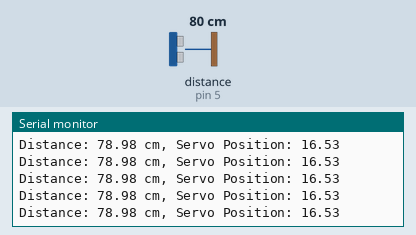
Recording of a sketch running on a simulated Arduino Uno, built with avr-gcc and run on an emulated ATmega328P. Shown: the last lines printed to the serial monitor. Wiring (inferred from the names in the program): ultrasonic range finder: trigger pin 4; echo pin 5. The test bench sets the inputs (shaded band); at power-on: distance to the obstacle (sensor on pin 5) 80 cm. The echo pulse lasts 58.3 µs per cm.

Above: at 1.2 s.
1.3 s: distance to the obstacle (sensor on pin 5) set to 9 cm
At 1.37 s:
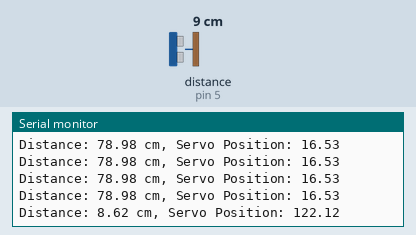
4.3 s: distance to the obstacle (sensor on pin 5) set to 2 cm
At 4.34 s:
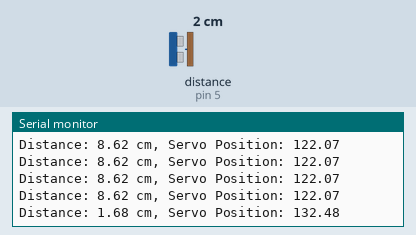
7.3 s: distance to the obstacle (sensor on pin 5) set to 4 cm
At 7.34 s:
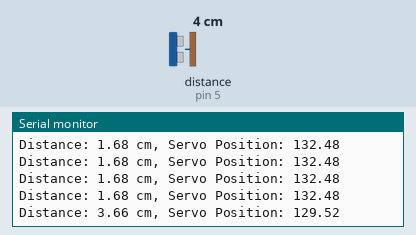
10.3 s: distance to the obstacle (sensor on pin 5) set to 18 cm
At 10.3 s:
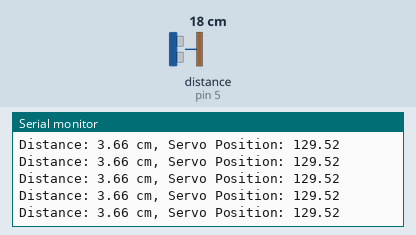
13.3 s: distance to the obstacle (sensor on pin 5) set to 35 cm
At 13.3 s:
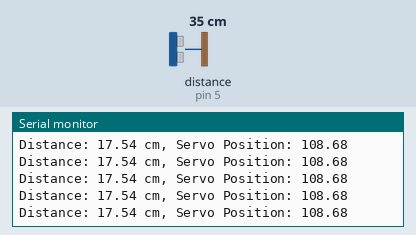
16.3 s: distance to the obstacle (sensor on pin 5) set to 60 cm
At 16.36 s:
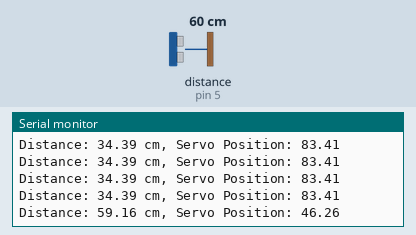
Timing chart, 0 to 19.3 s (numbered marks = the images above; inputs shaded):
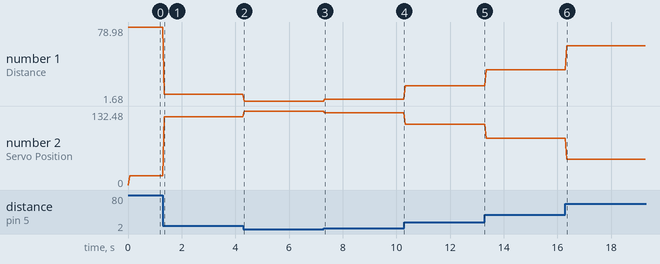

The sketch:

aryanultrapidtest.ino
```cpp
#include <Servo.h>

// Pin definitions
const int triggerPin = 4;
const int echoPin = 5;

// PID constants
double Kp = 1.5;  // Proportional gain
double Ki = 0.5;  // Integral gain
double Kd = 1.0;  // Derivative gain
long lasttime = 0;

// Variables for PID
double previousError = 0;
double integral = 0;
double setpoint = 30.0;  // Desired distance from the obstacle in cm

void setup() {
  // Initialize the Serial Monitor
  Serial.begin(9600);

  // Set the trigger pin as output and the echo pin as input
  pinMode(triggerPin, OUTPUT);
  pinMode(echoPin, INPUT);

  // Attach the servo to the control pin
}

void loop() {
  long currenttime = millis();
  // Measure the distance using the ultrasonic sensor
  double distance = measureDistance();

  // Calculate the error
  double error = setpoint - distance;

  // Calculate the PID terms
  double derivative = error - previousError;
  double output = 90 + (Kp * error+ (Kd * derivative)/(currenttime-lasttime));

  // Clamp the output to the servo range (0-180 degrees)
  output = constrain(output,0,180);

  // Move the servo to the new position

  // Debugging output to Serial Monitor
  Serial.print("Distance: ");
  Serial.print(distance);
  Serial.print(" cm, Servo Position: ");
  Serial.println(output);

  // Save the current error for the next loop iteration
  previousError = error;

  // Delay to allow the servo to move
  delay(50);
  long lasttime=currenttime;
}

double measureDistance() {
  // Clear the trigger pin
  digitalWrite(triggerPin, LOW);
  delayMicroseconds(2);

  // Send a 10-microsecond pulse to the trigger pin
  digitalWrite(triggerPin, HIGH);
  delayMicroseconds(10);
  digitalWrite(triggerPin, LOW);

  // Read the echo pin, and calculate the distance
  long duration = pulseIn(echoPin, HIGH);
  double distance = duration * 0.034 / 2;

  return distance;
}
```

Measured:
- after the input at 1.3 s, the serial monitor: prints a new line after 0.05 s (image 1)
- after the input at 4.3 s, the serial monitor: prints a new line at once (image 2)
- after the input at 7.3 s, the serial monitor: prints a new line at once (image 3)
- after the input at 16.3 s, the serial monitor: prints a new line after 0.05 s (image 6)
- plotted number 1: 78.98 → 8.62 after the input at 1.3 s, 8.62 → 1.68 after the input at 4.3 s, 1.68 → 3.66 after the input at 7.3 s, 3.66 → 17.54 after the input at 10.3 s, 17.54 → 34.39 after the input at 13.3 s
- plotted number 2: 16.53 → 122.07 after the input at 1.3 s, 122.07 → 132.48 after the input at 4.3 s, 132.48 → 129.52 after the input at 7.3 s, 129.52 → 108.68 after the input at 10.3 s, 108.68 → 83.41 after the input at 13.3 s
